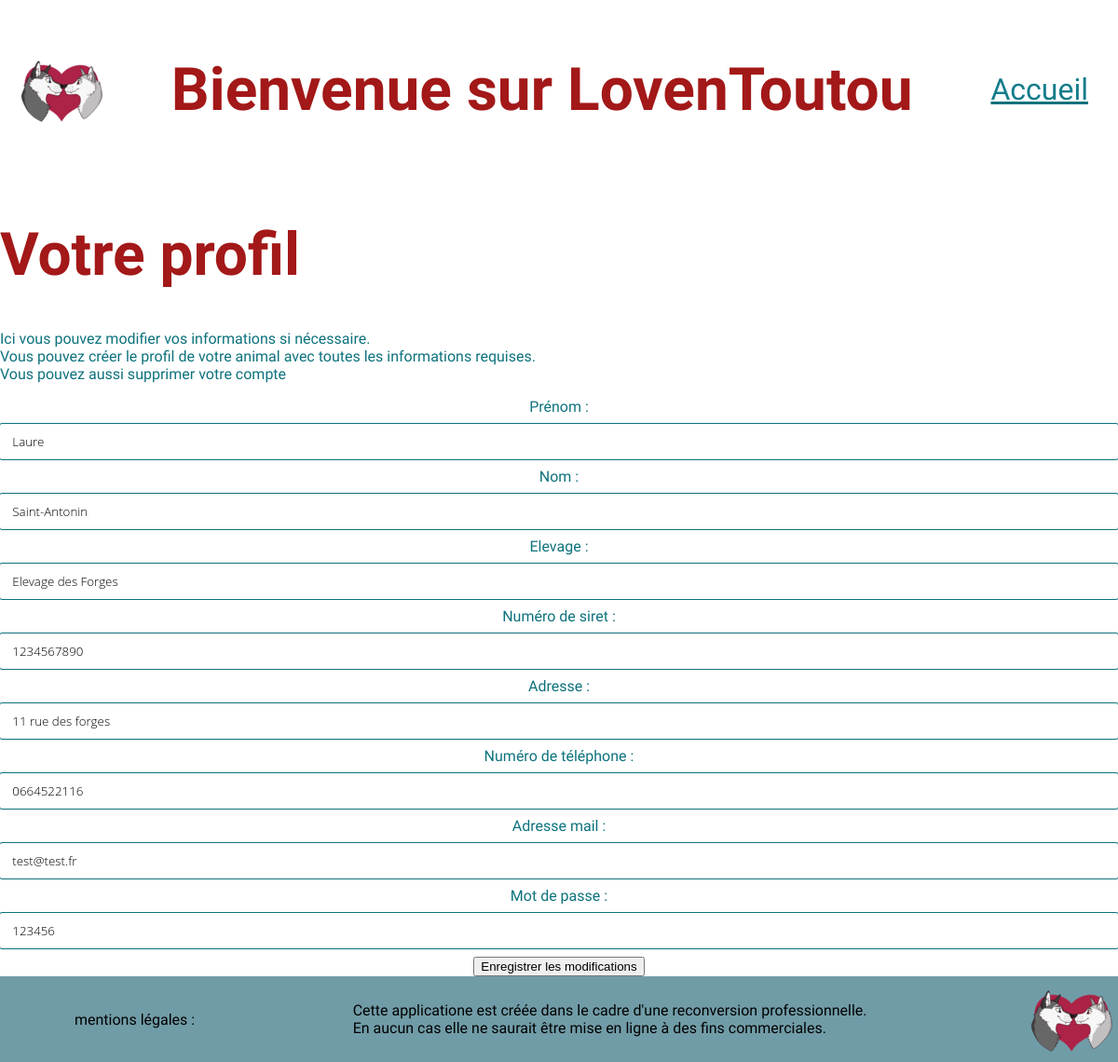
The page /edit_profile/ (signed in) on the database its author committed.
### loventoutou/models.py (models this page shows, shortened)
class Owner(AbstractBaseUser):
    first_name = models.CharField('prénom', max_length=50)
    last_name = models.CharField('nom', max_length=50)
    breeding_name = models.CharField('elevage', max_length=70, default=None, blank=False, null=False)
    siret_number = models.PositiveBigIntegerField('numéro de siret', default=None, blank=False, null=False)
    complete_address = models.CharField('adresse', max_length=250, blank=False)
    phone_regex = RegexValidator(
        regex=r'^\d{10}$',  # Exemple : 1234567890 (10 chiffres)
        message="Le numéro de téléphone doit contenir 10 chiffres."
    )
    phone_number = models.CharField('numéro de téléphone',
        validators=[phone_regex],
        max_length=10,
        blank=False,  # Le champ doit contenir un numéro
    )
    mail_owner = models.CharField('adresse mail',
        max_length=255,
        validators=[EmailValidator()],
        blank=False,
        default=None,
        unique=True
    )
    password = models.CharField('mot de passe', max_length=128, default=None)
    is_active = models.BooleanField(default=True)
    is_staff = models.BooleanField(default=False)
    objects = OwnerManager()
    USERNAME_FIELD = 'mail_owner'
    REQUIRED_FIELDS = ['first_name', 'last_name', 'breeding_name', 'siret_number', 'complete_address ', 'phone_number']

### loventoutou/views.py (the view)
# urls.py: path('edit_profile/', views.edit_profile, name='edit_profile'),
@login_required
def edit_profile(request):
    user = request.user
    if request.method =='POST':
        form = OwnerForm(request.POST, instance=user)
        if form.is_valid():
            form.save()
            return redirect('/profil')
    else:
        form = OwnerForm(instance=user)
        return render(request, 'loventoutou/edit_profile.html', {'form': form})

### loventoutou/forms.py
class OwnerForm(ModelForm):
    class Meta:
        model = Owner
        fields = ["first_name", "last_name", "breeding_name", "siret_number", "complete_address", "phone_number", "mail_owner", "password"]

### loventoutou/templates/loventoutou/edit_profile.html (shortened to what this page needs)
<!DOCTYPE html>
<html lang="fr">
	<head>
		<link rel="stylesheet" href="../../static/CSS/index.css" />
	</head>
	<body>
		<header>
			<img src="../../static/logo/tinderToutouLogo_v3.5.png" alt="logo" />
			<h1><strong>Bienvenue sur LovenToutou</strong></h1>
			<nav class="topnav">
				<a onclick="window.location.href = '/';">Accueil</a>
			</nav>
		</header>
		<main>
			<h1>Votre profil</h1>
			<p>
				Ici vous pouvez modifier vos informations si nécessaire. <br />
				Vous pouvez créer le profil de votre animal avec toutes les informations
				requises. <br />
				Vous pouvez aussi supprimer votre compte
			</p>
			<form method="post">
				{% csrf_token %} {{ form.as_table }}
				<button type="submit">Enregistrer les modifications</button>
			</form>
		</main>
		<footer>
			<p class="p5">mentions légales :</p>
			<p>
				Cette applicatione est créée dans le cadre d'une reconversion
				professionnelle. <br />
				En aucun cas elle ne saurait être mise en ligne à des fins commerciales.
			</p>
			<img src="../../static/logo/tinderToutouLogo_v3.5.png" alt="logo" />
		</footer>
	</body>
</html>

### loventoutou/static/CSS/index.css (style rules this page uses)
body { font-family: "Prompt", sans-serif; min-height: 100%; margin: 0; padding: 0; color: #0d727d; display: flex; flex-direction: column; }
html { height: 100%; }
h1 { color: #a31818; display: flex; flex-direction: row; align-items: flex-start; justify-content: left; font-size: 4rem; }
header { display: flex; align-items: center; justify-content: space-between; padding: 1rem; }
footer { display: flex; flex-direction: row; background-color: #709ca7; align-content: flex-start; align-items: center; justify-content: space-between; bottom: 0; left: 0; right: 0; margin-top: auto; color: black; }
.topnav a { color: #137c8b; text-align: center; padding: 14px 16px; font-size: 2rem; text-decoration: underline #0d727d; }
.p5 { padding-left: 5rem; }
input { font-family: "Open Sans", sans-serif; font-weight: 300; width: 100%; margin: 8px 0; text-indent: 1em; padding: 10px 0; border-radius: 3px; border: 1px solid #0d727d; }
form { display: flex; align-items: center; justify-content: center; flex-direction: column; }

### rows shown on the page
Owner: first_name "Laure", last_name "Saint-Antonin", breeding_name "Elevage des Forges", siret_number "1234567890", complete_address "11 rue des forges", phone_number "0664522116", mail_owner "test@test.fr", password "123456"
